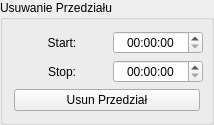
                        <widget class="QGroupBox" name="deletingRange">
                         <property name="title">
                          <string>Usuwanie Przedziału</string>
                         </property>
                         <layout class="QVBoxLayout" name="verticalLayout_2">
                          <item>
                           <layout class="QFormLayout" name="formLayout_5">
                            <property name="labelAlignment">
                             <set>Qt::AlignRight|Qt::AlignTrailing|Qt::AlignVCenter</set>
                            </property>
                            <property name="formAlignment">
                             <set>Qt::AlignCenter</set>
                            </property>
                            <item row="0" column="0">
                             <widget class="QLabel" name="label_8">
                              <property name="minimumSize">
                               <size>
                                <width>90</width>
                                <height>0</height>
                               </size>
                              </property>
                              <property name="text">
                               <string>Start:</string>
                              </property>
                              <property name="alignment">
                               <set>Qt::AlignCenter</set>
                              </property>
                             </widget>
                            </item>
                            <item row="0" column="1">
                             <widget class="QTimeEdit" name="deleteRangeBegin">
                              <property name="sizePolicy">
                               <sizepolicy hsizetype="Maximum" vsizetype="Fixed">
                                <horstretch>0</horstretch>
                                <verstretch>0</verstretch>
                               </sizepolicy>
                              </property>
                              <property name="minimumSize">
                               <size>
                                <width>90</width>
                                <height>0</height>
                               </size>
                              </property>
                              <property name="alignment">
                               <set>Qt::AlignCenter</set>
                              </property>
                             </widget>
                            </item>
                            <item row="1" column="0">
                             <widget class="QLabel" name="label_9">
                              <property name="minimumSize">
                               <size>
                                <width>90</width>
                                <height>0</height>
                               </size>
                              </property>
                              <property name="text">
                               <string>Stop:</string>
                              </property>
                              <property name="alignment">
                               <set>Qt::AlignCenter</set>
                              </property>
                             </widget>
                            </item>
                            <item row="1" column="1">
                             <widget class="QTimeEdit" name="deleteRangeEnd">
                              <property name="sizePolicy">
                               <sizepolicy hsizetype="Maximum" vsizetype="Fixed">
                                <horstretch>0</horstretch>
                                <verstretch>0</verstretch>
                               </sizepolicy>
                              </property>
                              <property name="minimumSize">
                               <size>
                                <width>90</width>
                                <height>0</height>
                               </size>
                              </property>
                              <property name="alignment">
                               <set>Qt::AlignCenter</set>
                              </property>
                             </widget>
                            </item>
                           </layout>
                          </item>
                          <item>
                           <widget class="QPushButton" name="deleteRange">
                            <property name="text">
                             <string>Usun Przedział</string>
                            </property>
                           </widget>
                          </item>
                         </layout>
                        </widget>
